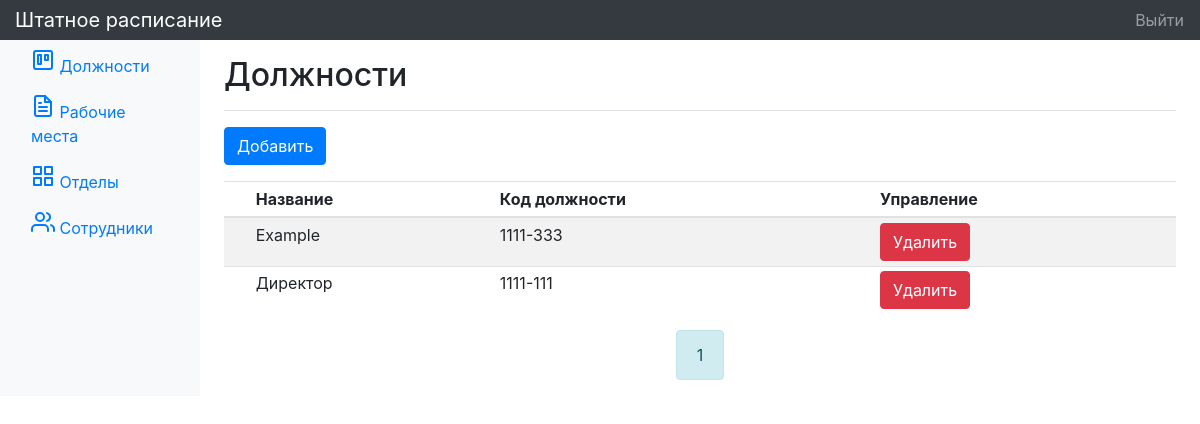
The page /positions (signed in) on the database its author committed.
### tables this page shows
CREATE TABLE `positions` (
  `id` int(11) NOT NULL,
  `name` varchar(50) NOT NULL,
  `position_code` varchar(8) NOT NULL
);

### index.php (called while the page is built, shortened)
<?php
spl_autoload_register(function ($class) {
   $path = str_replace('\\', '/', $class . '.php');
});
$router = new Router();
$router->run();

### app/models/User.php (called while the page is built, shortened)
<?php
class User extends Model
{
    public static function isAdmin() {
        if (isset($_SESSION['username']) && $_SESSION['username'] === 'admin') return true;
        else return false;
    }
}

### app/controllers/PositionController.php (called while the page is built, shortened)
<?php
class PositionController extends Controller
{
    public function index($page = 1) {
        $position          = new Position();
        $numberOfPositions = (int) $position->count();
        $positionsPerPage  = 10;
        $pages             = (int) ceil($numberOfPositions / $positionsPerPage);
        if ($page === 1) $offset = 0;
        else $offset = $page * $positionsPerPage;
        $positions = $position->all()
            ->orderBy([['name', 'ASC']])
            ->take($positionsPerPage, $offset)
            ->get();
        $paginator = new Paginator($pages, $page, 2, '../positions/page/');
        $this->view->render('Должности', [
            'positions' => $positions,
            'paginator' => $paginator
        ]);
    }
}

### app/core/Db.php (called while the page is built, shortened)
<?php
class Db
{
    public function __construct()
    {
        try {
            $this->db = new PDO(
                'mysql:host=' . $_ENV['DB_HOST'] .
                ';port=' . $_ENV['DB_PORT'] .
                ';dbname=' . $_ENV['DB_DATABASE'],
                $_ENV['DB_USERNAME'],
                $_ENV['DB_PASSWORD']
            );
        } catch (\PDOException $e) {
            View::error_page_with_message($e->getMessage());
        }
    }
}

### app/core/Model.php (called while the page is built, shortened)
<?php
class Model
{
    private   $get_method   = 'fetchAll';
    protected $db;
    protected $table_name;
    protected $preparedData = [];
    protected $sql;
    public function __construct()
    {
        $db = new Db();
        $this->db = $db->db;
    }
    public function count()
    {
        $this->sql = "SELECT COUNT(*) FROM $this->table_name";
        $this->get_method = $this::FETCH_METHOD;
        return $this->get();
    }
    public function all()
    {
        $this->sql = "SELECT * FROM $this->table_name";
        return $this;
    }
    public function orderBy(array $columns)
    {
        $this->sql .= " ORDER BY ";
        $orderBy = [];
        foreach ($columns as $column) {
            $column[1] = strtoupper($column[1]);
            try {
                if (
                    $this->issetSql() &&
                    in_array($column[1], ['ASC', 'DESC']) === true
                ) $orderBy[] = implode(' ', $column);
                else throw new \Exception('Ошибочный оператор сортировки');
            } catch (\Exception $e) {
                View::error_page_with_message($e->getMessage());
            }
        }
        $orderBy   = implode(', ', $orderBy);
        $this->sql .= $orderBy;
        return $this;
    }
    public function take(int $number, int $offset = null)
    {
        $this->get_method = $this::FETCH_ALL_METHOD;
        if ($offset !== null) $this->sql .= " LIMIT $number OFFSET $offset";
        else $this->sql .= " LIMIT $number";
        return $this;
    }
    public function get()
    {
        if ($this->issetSql()) {
            $this->stmt = $this->db->prepare($this->sql);
            if (!empty($this->preparedData)) $result = $this->stmt->execute($this->preparedData);
            else $result = $this->stmt->execute();
            try {
                if ($result === true) {
                    $method = $this->get_method;
                    return $this->stmt->$method();
                }
                else throw new \PDOException($this->stmt->errorInfo());
            } catch (\PDOException $e) {
                View::error_page_with_message($e->getMessage());
            }
        }
    }
    private function issetSql()
    {
        try {
            if ($this->sql === '') {
                throw new \Exception('Нарушен порядок построения запроса');
            } else {
                return true;
            }
        } catch (\Exception $e) {
            View::error_page_with_message($e->getMessage());
        }
    }
}

### app/views/position/index.php (the view, shortened to what this page needs)
<?php if (\app\models\User::isAdmin()): ?>
    <div class="btn-group mb-3" role="group" aria-label="Кнопки управления">
        <a href="/position/create" class="btn btn-primary">Добавить</a>
    </div>
<?php endif; ?>
<?php if (empty($positions)) : ?>
    <div class="alert alert-primary" role="alert">
        Добавьте должности.
    </div>
<?php else : ?>
    <div class="table-responsive">
        <table class="table table-striped table-sm">
            <thead>
                <tr>
                    <th></th>
                    <th>Название</th>
                    <th>Код должности</th>
                    <th>Управление</th>
                </tr>
            </thead>
            <tbody>
                <?php foreach ($positions as $position) : ?>
                    <tr>
                        <td></td>
                        <td><?= $position['name'] ?></td>
                        <td><?= $position['position_code'] ?></td>
                        <td>
                            <a href="/position/<?= $position['id'] ?>/delete" class="btn btn-danger">Удалить</a>
                        </td>
                    </tr>
                <?php endforeach; ?>
            </tbody>
        </table>
    </div>
<?php endif; ?>

### rows shown on the page
positions: name "Example", position_code "1111-333"
positions: name "Директор", position_code "1111-111"

### other values the page prints
$title "Должности"
